Frame 1 (no input): blank canvas, image omitted
Frame 60 (no input): blank canvas, image omitted
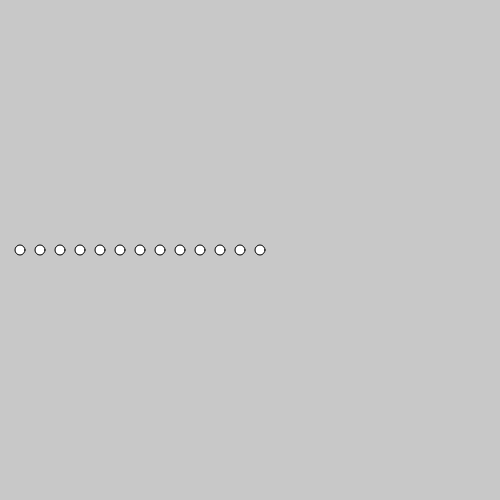
Frame 120 (the mouse pressed at the canvas centre since frame 60)

The p5.js sketch whose frames 1 and 60 were blank and that drew this single picture after the mouse press (run headless with seeded random() and noise() and a simulated clock; from frame 60 on, the mouse is pressed at the canvas centre):

// p5.js sketch
// ── sketch.js
var circleX = 0;
function setup() {
  createCanvas(500, 500);
}

function draw() {
  background(200);

  fill( 255 );
  circleX = 0;

  while ( circleX < mouseX ) {
    circleX = circleX + 20;
    ellipse(circleX, height/2, 10, 10);
  }


}
